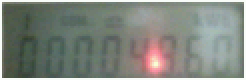
#> input picture notebook/others/Img_1_473385748.bmp, 123 x 40 px (shown 2 times larger)
$ jupyter execute --allow-errors crop_save_image.ipynb   (shell and % lines are left out)
#> lines starting #> are read from the running program, lines starting #| are printed output that depends on the picture; after the words box and inside, x2 and y2 are one past the last pixel; in counts of white or black regions, pixels touching at a corner belong together
[cell 1]
import cv2
import matplotlib.pyplot as plt
import numpy as np

[cell 2]
image_transform = cv2.imread("Img_1_473385748.bmp", cv2.IMREAD_GRAYSCALE)
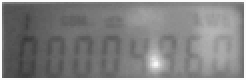
#> image_transform: shape (40, 123) (shown 2 times larger); min 57, max 250, mean 130.5
digits = 5

for digit in range(digits):
    if digit >= 0:
        initial_x = 18
        x = initial_x + digit*15
        y = 14
        w = 15
        h = 50
        print(f"digit:{digit},x:{x},y:{y},w:{w},h:{h}")
        cropped = cv2.rectangle(image_transform,(x,y),(x+w,y+h),(0,255,0),1)
        plt.imshow(cropped)
        plt.show()
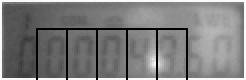
#> image_transform: shape (40, 123) (shown 2 times larger); 4.59% of pixels changed, all inside (x1, y1, x2, y2) = (18, 14, 94, 40)

## Account  for decimal point

[cell 3]
image_transform = cv2.imread("Img_1_473385748.bmp", cv2.IMREAD_GRAYSCALE)
plt.imshow(image_transform)
plt.show()

x_dp = 89
y_dp = 18
w_dp = 4
h_dp = 50
decimal_point = cv2.rectangle(image_transform,(x_dp,y_dp),(x_dp+w_dp,y_dp+h_dp),(0,255,0),1)
plt.imshow(decimal_point)
plt.show()

[cell 4]
image_transform = cv2.imread("Img_1_473385748.bmp", cv2.IMREAD_GRAYSCALE)
digits = 2

for digit in range(digits):
    if digit >= 0:
        initial_x = 88
        x = initial_x + digit*15
        y = 14
        w = 15
        h = 50
        print(digit)
        cropped = cv2.rectangle(image_transform,(x,y),(x+w,y+h),(0,255,0),1)
        plt.imshow(cropped)
        plt.show()
#> this loop made 2 passes
#> pass 2, `cropped = cv2.rectangle(image_transform,(x,y),(x+w,y+h),(0,255,0),1)`:
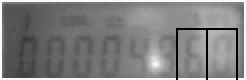
#> cropped: shape (40, 123) (shown 2 times larger); min 0, max 250, mean 127.2

## Combine before and after the decimal point

[cell 5]
image_transform = cv2.imread("Img_1_473385748.bmp", cv2.IMREAD_GRAYSCALE)
digits = 3

for digit in range(digits):
    if digit >= 0:
        initial_x = 88
        x = initial_x + digit*15
        y = 14
        w = 15
        h = 50
        print(f"digit:{digit},x:{x},y:{y},w:{w},h:{h}")
        cropped = cv2.rectangle(image_transform,(x,y),(x+w,y+h),(0,255,0),1)
        plt.imshow(cropped)
        plt.show()

[cell 6]
image_transform = cv2.imread("Img_1_473385748.bmp", cv2.IMREAD_GRAYSCALE)
digits_before = 5
digit_after = 2

# Before dp
for digit in range(digits_before):
    if digit >= 0:
#         if digit == 3 or digit ==4:
#             continue
        initial_x = 18
        x = initial_x + digit*15
        y = 14
        w = 15
        h = 50
        print(digit)
        cropped = cv2.rectangle(image_transform,(x,y),(x+w,y+h),(0,255,0),1)
        plt.imshow(cropped)
        plt.show()

# After dp
for digit in range(digit_after):
    if digit >= 0:
        initial_x = 88
        x = initial_x + digit*15
        y = 14
        w = 15
        h = 50
        print(digit)
        cropped = cv2.rectangle(image_transform,(x,y),(x+w,y+h),(0,255,0),1)
        plt.imshow(cropped)
        plt.show()
#> this loop made 2 passes
#> pass 2, `cropped = cv2.rectangle(image_transform,(x,y),(x+w,y+h),(0,255,0),1)`:
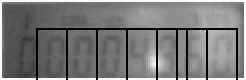
#> cropped: shape (40, 123) (shown 2 times larger); min 0, max 250, mean 121.5

[cell 7]
image_transform = cv2.imread("cropped/2.png", cv2.IMREAD_GRAYSCALE)
digits = 3
#> (the rest of this cell did not finish here and is left out)

## Crop and Save images

[cell 8]
image_transform = cv2.imread("Img_1_473385748.bmp", cv2.IMREAD_GRAYSCALE)
digits_before = 5
digit_after = 2

# Before dp
for digit in range(digits_before):
    if digit >= 0:
#         if digit == 3 or digit ==4:
#             continue
        initial_x = 18
        x = initial_x + digit*15
        y = 14
        w = 15
        h = 50
        print(digit)
        cropped = cv2.rectangle(image_transform,(x,y),(x+w,y+h),(0,255,0),1)
        plt.imshow(cropped)
        plt.show()

# After dp
for digit in range(digit_after):
    if digit >= 0:
        initial_x = 88
        x = initial_x + digit*15
        y = 14
        w = 15
        h = 50
        print(digit)
        cropped = cv2.rectangle(image_transform,(x,y),(x+w,y+h),(0,255,0),1)
        plt.imshow(cropped)
        plt.show()

[cell 9]
image_transform = cv2.imread("Img_1_473385748.bmp", cv2.IMREAD_GRAYSCALE)
digits_before = 4
digit_after = 2

# Before dp
for digit in range(digits_before):
    if digit >= 0:
#         if digit == 3 or digit ==4:
#             continue
        initial_x = 18
        x = initial_x + digit*15
        y = 14
        w = 15
        h = 50
        print(digit)
        cropped = cv2.rectangle(image_transform,(x,y),(x+w,y+h),(0,255,0),1)
        # cropped = img[top_edge : bottom_edge, left_edge : right_edge]
        cropped = cropped[y:y+h, x:x+w]
        cv2.imwrite(f'cropped/{digit}_c.png',cropped)
        plt.imshow(cropped)
        plt.show()
#> this loop made 4 passes
#> pass 1, `plt.show()`:
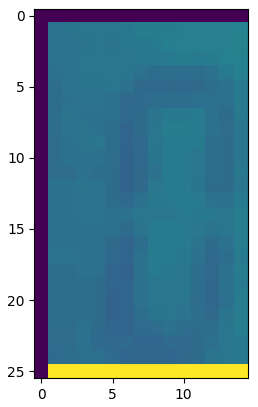
#> figure drawn by matplotlib, 1 panel
#> pass 2, `plt.show()`:
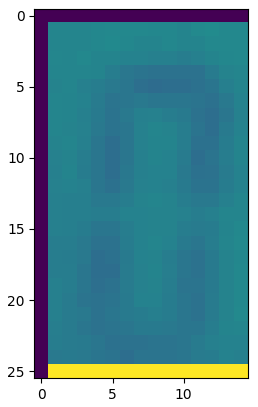
#> figure drawn by matplotlib, 1 panel
#> after the loop:
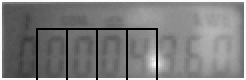
#> image_transform: shape (40, 123) (shown 2 times larger); 3.78% of pixels changed, all inside (x1, y1, x2, y2) = (18, 14, 79, 40)

# After dp
for digit in range(digit_after):
    if digit >= 0:
        initial_x = 88
        x = initial_x + digit*15
        y = 14
        w = 15
        h = 50
        print(digit)
        cropped = cv2.rectangle(image_transform,(x,y),(x+w,y+h),(0,255,0),1)
        cropped = cropped[y:y+h, x:x+w]
        cv2.imwrite(f'cropped/{digit}_c.png',cropped)
        plt.imshow(cropped)
        print(cropped.shape)
        plt.show()
#> this loop made 2 passes
#> pass 1, `plt.show()`:
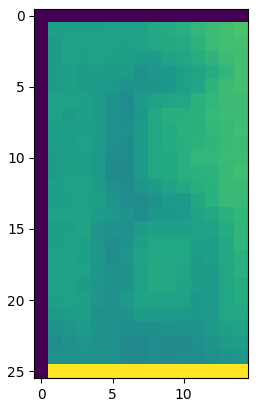
#> figure drawn by matplotlib, 1 panel
#> pass 2, `cropped = cv2.rectangle(image_transform,(x,y),(x+w,y+h),(0,255,0),1)`:
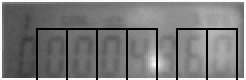
#> cropped: shape (40, 123) (shown 2 times larger); min 0, max 250, mean 122.5
#> pass 2, `plt.show()`:
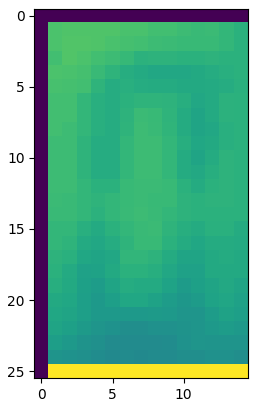
#> figure drawn by matplotlib, 1 panel

$ run again, with notebook/others/Img_1_473385602.bmp copied over notebook/others/Img_1_473385748.bmp
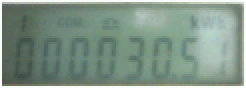
#> input picture notebook/others/Img_1_473385602.bmp, 123 x 44 px (shown 2 times larger)
#> after the loop `for digit in range(digits_before):`:
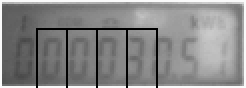
#> image_transform: shape (44, 123) (shown 2 times larger); min 0, max 250, mean 135.6
#> the loop `for digit in range(digit_after):` made 2 passes
#> pass 2, `plt.show()`:
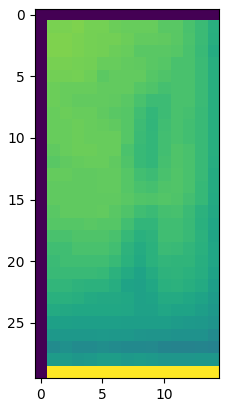
#> figure drawn by matplotlib, 1 panel
